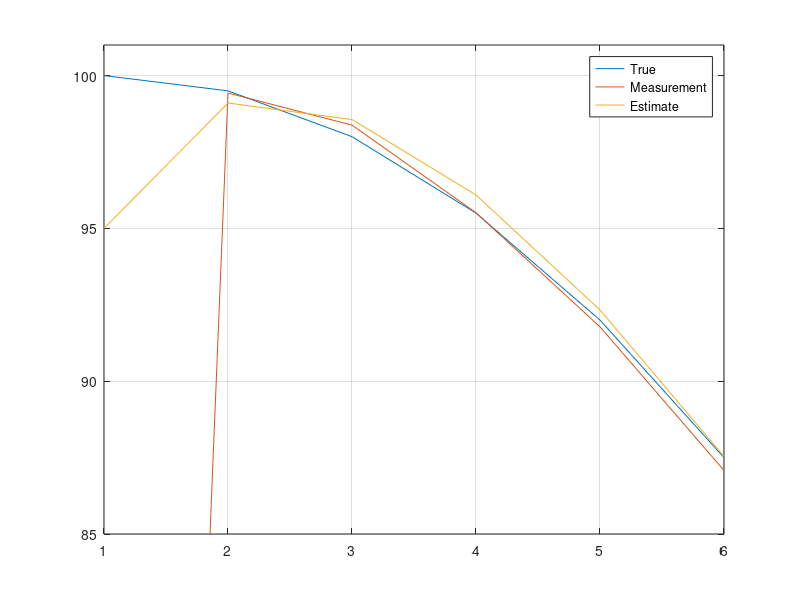

Source code (MATLAB):
% PROGRAMA SIETE MATLAB EJEMPLOKALMAN
% ===========================================================
F = [1 1; 0 1];
H = [1 0];
G = [0.5; 1];
g = 1;

Q = [0 0;0 0];
R = 1;

P0 = [];
x0 = [100; 0];

n = 6;
u = -g;

x = zeros(2,n);
z = zeros(n,1);
w = 0.5*randn(n,1);

xs = @(xa) F*xa + G*u';

x(:,1) = x0;
for k = 2:n
    x(:,k) = xs(x(:,k-1))
    z(k) = H*x(:,k) + w(k)
end

xp = zeros(2,n);
xc = zeros(2,n);

Pp = zeros(2,2,n);
Pc = zeros(2,2,n);

xc0 = [95; 1];
Pc0 = [10 0;0 1];

xc(:,1) = xc0;
Pc(:,:,1) = Pc0;

for k = 2:n
    % Prediccion
    xp(:,k) = F*xc(:,k-1) + G*u;
    Pp(:,:,k) = F*Pc(:,:,k-1)*F' + Q;
    
    % Correccion
    S = H*Pp(:,:,k)*H' + R;
    K = Pp(:,:,k)*H'*inv(S);
    xc(:,k) = xp(:,k) + K*(z(k) - H*xp(:,k));
    Pc(:,:,k) = Pp(:,:,k) - K*S*K';
end

t = 1:6;
plot(t, x(1,:), t, z, t, xc(1,:))
axis([1,6,85,101])
grid;
legend('True', 'Measurement','Estimate')

